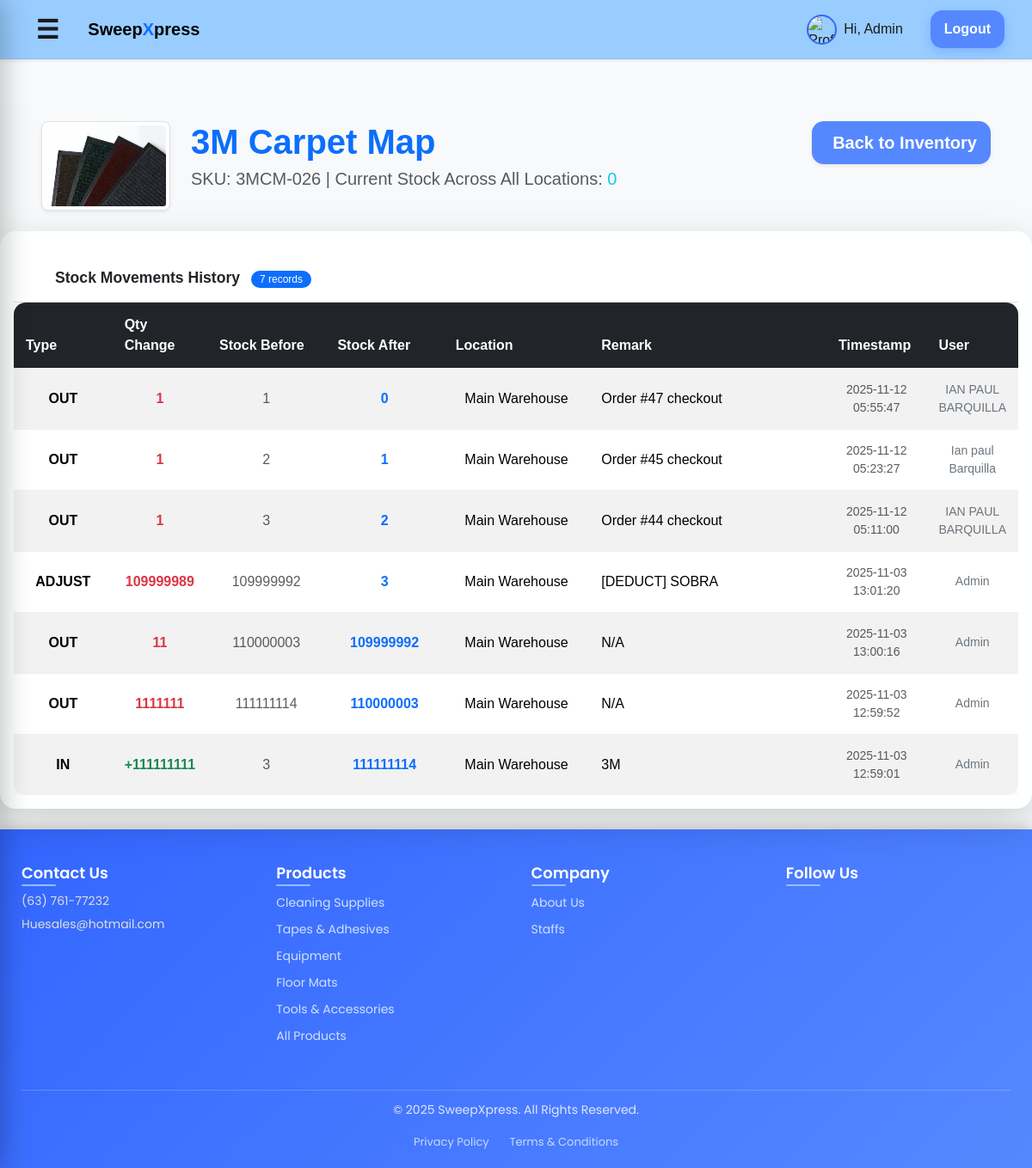
Screenshot of /admin/product_history.php?product_id=26 (signed in) with the database file from the repository.
### tables this page shows
CREATE TABLE `products` (
  `id` int(11) NOT NULL,
  `name` varchar(160) NOT NULL,
  `category` varchar(100) DEFAULT NULL,
  `sku` varchar(100) DEFAULT NULL,
  `description` text DEFAULT NULL,
  `price` decimal(10,2) NOT NULL DEFAULT 0.00,
  `image` varchar(255) DEFAULT NULL,
  `image_path` varchar(255) DEFAULT NULL,
  `created_at` timestamp NOT NULL DEFAULT current_timestamp(),
  `stock` int(11) NOT NULL DEFAULT 0,
  `updated_at` timestamp NULL DEFAULT NULL
);

CREATE TABLE `stock_movements` (
  `id` int(11) NOT NULL,
  `product_id` int(11) NOT NULL,
  `location_id` int(11) NOT NULL,
  `movement_type` enum('IN','OUT','ADJUST') NOT NULL,
  `quantity` int(11) NOT NULL,
  `remark` varchar(255) DEFAULT NULL,
  `user_name` varchar(120) DEFAULT NULL,
  `created_by` varchar(100) DEFAULT NULL,
  `created_at` timestamp NOT NULL DEFAULT current_timestamp()
);

CREATE TABLE `locations` (
  `id` int(11) NOT NULL,
  `name` varchar(100) NOT NULL,
  `address` varchar(255) DEFAULT NULL
);

### admin/product_history.php (the view, shortened to what this page needs)
<?php
require_once __DIR__ . '/../includes/header.php';
$product_id = (int)($_GET['product_id'] ?? 0);
$productStmt = $pdo->prepare("
    SELECT
        p.id,
        p.name,
        COALESCE(p.sku, '') AS sku,
        COALESCE(p.image_path, '') AS image_path, -- ADDED: Fetch the image path
        IFNULL(SUM(i.quantity), 0) AS current_stock
    FROM
        products p
    LEFT JOIN
        inventory i ON i.product_id = p.id
    WHERE
        p.id = :id
    GROUP BY
        p.id
");
$productStmt->execute([':id' => $product_id]);
$product = $productStmt->fetch(PDO::FETCH_ASSOC);
$current_stock = (int)$product['current_stock'];
$historySql = "SELECT sm.movement_type, sm.quantity, sm.remark, sm.created_at, sm.user_name, l.name as location_name
               FROM stock_movements sm
               JOIN locations l ON l.id = sm.location_id
               WHERE sm.product_id = :id
               ORDER BY sm.created_at ASC, sm.id ASC";
$historyStmt = $pdo->prepare($historySql);
$historyStmt->execute([':id' => $product_id]);
$history = $historyStmt->fetchAll(PDO::FETCH_ASSOC);
$running_balance = $current_stock;
for ($i = count($history) - 1; $i >= 0; $i--) {
    $move = $history[$i];
    $quantity = (int)$move['quantity'];
    $delta = 0;
    if ($move['movement_type'] === 'IN') {
        $delta = $quantity;
    } elseif ($move['movement_type'] === 'OUT') {
        $delta = -$quantity;
    } elseif ($move['movement_type'] === 'ADJUST') {
        if (strpos($move['remark'], '[ADD]') !== false) {
             $delta = $quantity;
        } elseif (strpos($move['remark'], '[DEDUCT]') !== false) {
             $delta = -$quantity;
        } else {
             $delta = 0;
        }
    }
    $history[$i]['stock_after'] = $running_balance;
    $running_balance -= $delta;
    $history[$i]['stock_before'] = $running_balance;
}
$history = array_reverse($history);
$current_stock_display = $current_stock;
?>
<div class="container-fluid min-vh-100 bg-light px-0 py-4">
    <div class="d-flex align-items-start gap-4 mb-4 px-4 px-lg-5">
        <div class="product-image-container flex-shrink-0">
            <?php
            $imagePath = !empty($product['image_path'])
                ? htmlspecialchars($product['image_path'])
                : '/path/to/your/default_placeholder.jpg';
            ?>
            <img src="<?php echo $imagePath; ?>"
                 alt="<?php echo htmlspecialchars($product['name']); ?> Image"
                 class="img-thumbnail shadow-sm rounded-3"
                 style="max-width: 150px; height: auto; object-fit: cover;">
        </div>
        <div class="flex-grow-1">
            <h1 class="display-6 fw-bold text-primary mb-1">
                <?php echo htmlspecialchars($product['name']); ?>
            </h1>
            <p class="lead text-muted mb-0">
                SKU: <?php echo htmlspecialchars($product['sku'] ?: 'N/A'); ?> |
                Current Stock Across All Locations: <span class="text-info"><?php echo $current_stock_display; ?></span>
            </p>
        </div>
        <a href="inventory.php" class="btn btn-secondary shadow-sm btn-lg ms-auto flex-shrink-0">
            <i class="fas fa-arrow-left me-2"></i> Back to Inventory
        </a>
    </div>
    <div class="card shadow-lg border-0 w-100">
        <div class="card-header bg-white border-bottom py-3 px-4 px-lg-5">
            <h3 class="mb-0 text-dark">
                Stock Movements History <span class="badge bg-primary text-white rounded-pill ms-2"><?php echo count($history); ?> records</span>
            </h3>
        </div>
        <div class="card-body p-0">
            <div class="table-responsive">
                <table class="table table-striped table-hover align-middle mb-0">
                    <thead class="table-dark text-center">
                        <tr>
                            <th scope="col" style="width: 10%;">Type</th>
                            <th scope="col" style="width: 8%;">Qty Change</th>
                            <th scope="col" style="width: 12%;">Stock Before</th>
                            <th scope="col" style="width: 12%;">Stock After</th>
                            <th scope="col" style="width: 15%;">Location</th>
                            <th scope="col" style="width: 25%;">Remark</th>
                            <th scope="col" style="width: 10%;">Timestamp</th>
                            <th scope="col" style="width: 8%;">User</th>
                        </tr>
                    </thead>
                    <tbody>
                    <?php if (!$history): ?>
                        <tr><td colspan="8" class="text-center py-5">No movement history found for this product.</td></tr>
                    <?php else: foreach ($history as $move):
                        $qty_change = $move['stock_after'] - $move['stock_before'];
                        $qty_change_class = '';
                        $qty_change_prefix = '';
                        if ($qty_change > 0) {
                            $qty_change_class = 'text-success fw-bold';
                            $qty_change_prefix = '+';
                        } elseif ($qty_change < 0) {
                            $qty_change_class = 'text-danger fw-bold';
                        } else {
                            $qty_change_class = 'text-secondary';
                        }
                    ?>
                        <tr>
                            <td class="text-center fw-bold"><?php echo htmlspecialchars($move['movement_type']); ?></td>
                            <td class="text-center <?php echo $qty_change_class; ?>"><?php echo $qty_change_prefix . abs($qty_change); ?></td>
                            <td class="text-center text-muted"><?php echo $move['stock_before']; ?></td>
                            <td class="text-center fw-bold text-primary"><?php echo $move['stock_after']; ?></td>
                            <td class="text-center"><?php echo htmlspecialchars($move['location_name']); ?></td>
                            <td><?php echo htmlspecialchars($move['remark'] ?: 'N/A'); ?></td>
                            <td class="text-center text-muted small"><?php echo date('Y-m-d H:i:s', strtotime($move['created_at'])); ?></td>
                            <td class="text-center text-secondary small"><?php echo htmlspecialchars($move['user_name']); ?></td>
                        </tr>
                    <?php endforeach; endif; ?>
                    </tbody>
                </table>
            </div>
        </div>
    </div>
</div>
<?php require_once __DIR__ . '/../includes/footer.php'; ?>

### assets/style.css (style rules this page uses)
* { box-sizing: border-box; -webkit-font-smoothing: antialiased; }
body { margin: 0; font-family: -apple-system, BlinkMacSystemFont, "Segoe UI", Roboto, Inter, Arial, sans-serif; background: #f5f7fa; color: #1a1a1a; line-height: 1.5; }
nav a.btn, .btn { background: #5588ff !important; color: #fff !important; padding: 10px 16px; border-radius: 14px; font-weight: 600; text-decoration: none; border: none; cursor: pointer; box-shadow: 0 4px 12px rgba(51,102,255,0.25); transition: transform 0.1s, opacity 0.2s; }
.btn-secondary { background: #5588ff !important; color: #fff !important; box-shadow: 0 4px 12px rgba(51,102,255,0.25); }
.card { background:#feffff; border-radius:18px; padding:16px; box-shadow:0 6px 20px rgba(0,0,0,.06); display:flex; flex-direction:column; justify-content:space-between; height:100%; transition:transform .15s,box-shadow .15s; }
.card h3 { margin:12px 0 6px; font-size:1.1rem; font-weight:600; flex-grow:0; }
.table { width: 100%; border-collapse: collapse; background: #fff; border-radius: 14px; overflow: hidden; box-shadow: 0 6px 18px rgba(0,0,0,0.05); }
.table th, .table td { padding: 14px; border-bottom: 1px solid #f0f0f0; text-align: left; }
.table tr:last-child td { border-bottom: none; }
.badge { background: rgba(85, 136, 255, 0.15); color: #3366ff; padding: 4px 10px; border-radius: 999px; font-size: 12px; font-weight: 500; }
body { background: #f9fafb; font-family: Arial, sans-serif; }

### rows the page displays
products: name "3M Carpet Map"
stock_movements: movement_type "OUT", quantity "1", stock_after "0", location.name "Main Warehouse", remark "Order #47 checkout", created_at "2025-11-12 05:55:47", user_name "IAN PAUL BARQUILLA"
stock_movements: movement_type "OUT", quantity "1", stock_before "2", location.name "Main Warehouse", remark "Order #45 checkout", created_at "2025-11-12 05:23:27", user_name "Ian paul Barquilla"
stock_movements: movement_type "OUT", qty_change "1", stock_before "3", stock_after "2", location.name "Main Warehouse", remark "Order #44 checkout", created_at "2025-11-12 05:11:00", user_name "IAN PAUL BARQUILLA"
stock_movements: movement_type "ADJUST", qty_change "109999989", stock_before "109999992", stock_after "3", location.name "Main Warehouse", remark "[DEDUCT] SOBRA", created_at "2025-11-03 13:01:20", user_name "Admin"
stock_movements: movement_type "OUT", qty_change "11", stock_before "110000003", stock_after "109999992", location.name "Main Warehouse", remark "N/A", created_at "2025-11-03 13:00:16", user_name "Admin"
stock_movements: movement_type "OUT", qty_change "1111111", stock_before "111111114", stock_after "110000003", location.name "Main Warehouse", remark "N/A", created_at "2025-11-03 12:59:52", user_name "Admin"
stock_movements: movement_type "IN", qty_change_prefix "+", qty_change "111111111", stock_before "3", stock_after "111111114", location.name "Main Warehouse", remark "3M", created_at "2025-11-03 12:59:01", user_name "Admin"

### other values shown
$displayName "Admin"
$product['sku'] ?: 'N/A' "3MCM-026"
$current_stock_display "0"
count($history) "7"
